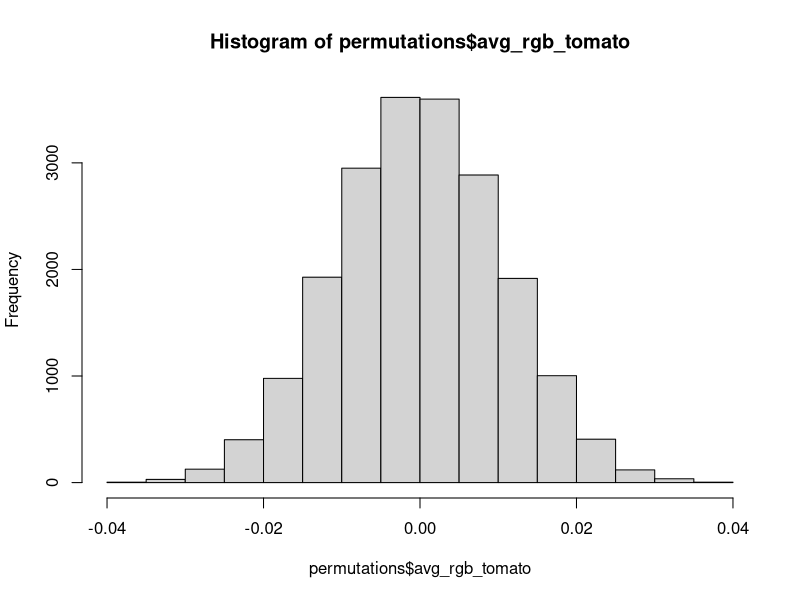
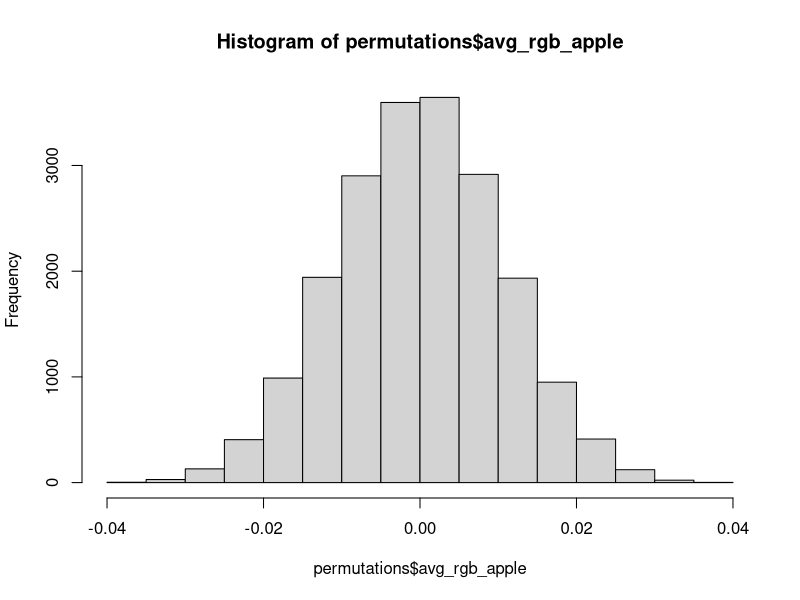
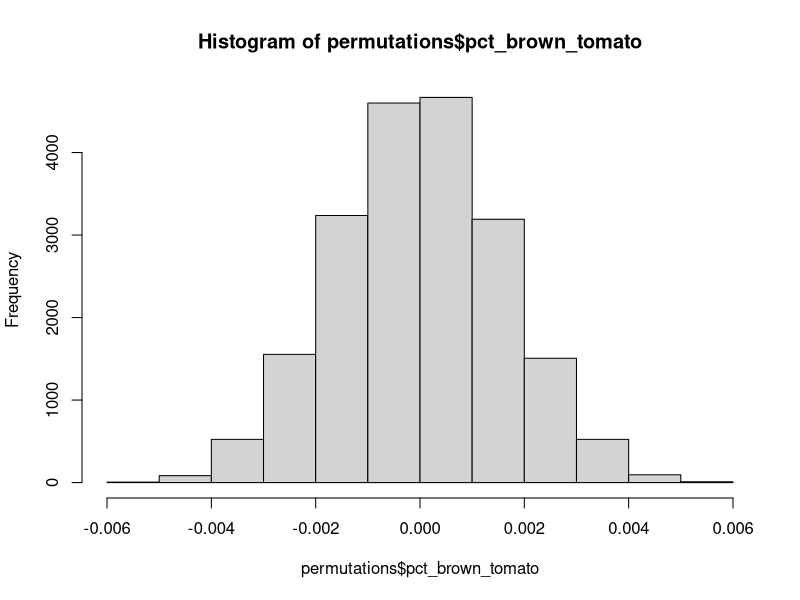

The R source for these figures, in order:
library(grDevices)
permutations <- read.csv("permutations.csv", row.names = NULL)
png("plot1.png")
hist(permutations$avg_rgb_tomato)
dev.off()

png("plot2.png")
hist(permutations$avg_rgb_apple)
dev.off()

png("plot3.png")
hist(permutations$pct_brown_tomato)
dev.off()